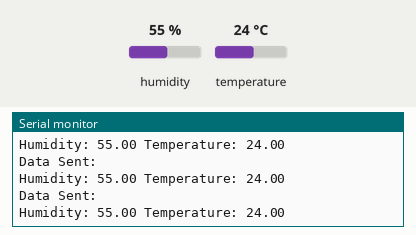
This sketch was run on a simulated Arduino Mega 2560, built with avr-gcc and run on an emulated ATmega2560. Parts: the last lines printed to the serial monitor. The inputs (shaded band) are chosen by the test bench; at power-on: humidity 55 %, temperature 24 °C. No radio packets arrive unless stated.

Above: at 3.8 s.
3.9 s: humidity set to 22 %
At 6.7 s:
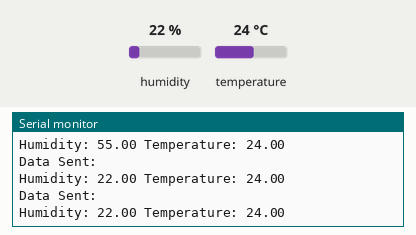
10.1 s: temperature set to 12 °C
At 12.8 s:
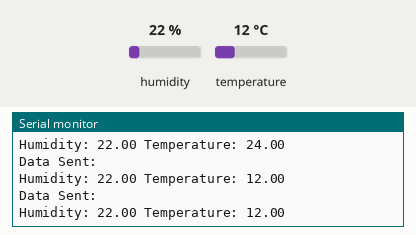
13.0 s: humidity set to 40 %
At 14.0 s:
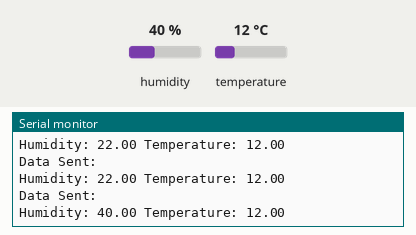
Timing chart, 0 to 16.0 s (numbered marks = the images above; inputs shaded):
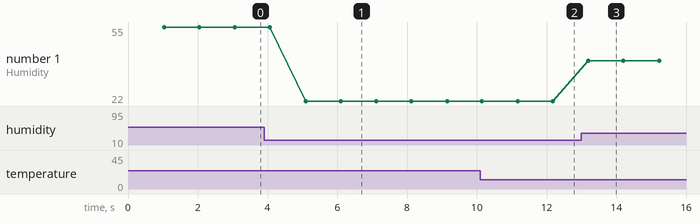

The sketch:

Transmitter.ino
```cpp
#include <SPI.h>
#include <nRF24L01.h>
#include <RF24.h>
#include "DHT.h"
#include "TM1637.h"


#define DHTPIN   5
#define DHTTYPE  DHT11
#define CE_PIN 22
#define CSN_PIN 21

DHT dht(DHTPIN, DHTTYPE);

const byte slaveAddress[5] = {'R','x','A','A','A'};


RF24 radio(CE_PIN, CSN_PIN);


typedef struct{
    float temp;
    float hum;
}SensorData;

SensorData data;

unsigned long currentMillis;
unsigned long prevMillis;
unsigned long txIntervalMillis = 1000;


void setup() {

    Serial.begin(9600);
    dht.begin();
    Serial.println("SimpleTx Starting");

    radio.begin();
    radio.setDataRate( RF24_250KBPS );
    radio.setRetries(3,5);
    radio.openWritingPipe(slaveAddress);
}


void loop() {
    currentMillis = millis();
    if (currentMillis - prevMillis >= txIntervalMillis) {
        send();
        prevMillis = millis();
    }
}

void send() {
    data.hum = dht.readHumidity();
    data.temp = dht.readTemperature();

    if (isnan(data.hum) || isnan(data.temp))
    {
        Serial.println("Error reading from DHT");
        return;
    }

    bool res = radio.write( &data, sizeof(data) );
    if(res){
    Serial.println("Data Sent: ");
    Serial.println("Humidity: " + String(data.hum) + " Temperature: " + String(data.temp));
    }else{
        Serial.println("  Fail");
        return;
    }
}
```

Measured:
- after the input at 3.9 s, the serial monitor: prints a new line after 1.2 s (image 1)
- after the input at 10.1 s, the serial monitor: prints a new line after 1.1 s (image 2)
- after the input at 13.0 s, the serial monitor: prints a new line after 0.20 s (image 3)
- plotted number 1: 55 → 22 after the input at 3.9 s, 22 → 40 after the input at 13.0 s
